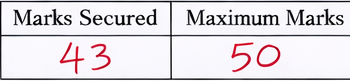
#> input picture backend/data/marks_cells/cell_0000.png, 350 x 81 px, found by its file name; its folder holds only this picture in this run
$ python -i digit_extractor.py   (imports and definitions only)
#> lines starting #> are read from the running program, lines starting #| are printed output that depends on the picture; after the words box and inside, x2 and y2 are one past the last pixel; in counts of white or black regions, pixels touching at a corner belong together
import cv2
import os
import numpy as np

INPUT_DIR = "data/marks_cells"
OUTPUT_DIR = "data/clean_digits"

MIN_PIXEL_THRESHOLD = 80
DIGIT_SIZE = 28


def ensure_output_dir():
    os.makedirs(OUTPUT_DIR, exist_ok=True)


def is_cell_empty(binary_img):
    """Return True if mostly blank."""
    non_zero = cv2.countNonZero(binary_img)
    return non_zero < MIN_PIXEL_THRESHOLD


def get_largest_contour(binary_img):
    contours, _ = cv2.findContours(
        binary_img,
        cv2.RETR_EXTERNAL,
        cv2.CHAIN_APPROX_SIMPLE
    )

    if not contours:
        return None

    largest = max(contours, key=cv2.contourArea)
    return cv2.boundingRect(largest)


def make_square(img):
    h, w = img.shape
    size = max(h, w)

    square = np.zeros((size, size), dtype=np.uint8)

    x_offset = (size - w) // 2
    y_offset = (size - h) // 2

    square[y_offset:y_offset+h, x_offset:x_offset+w] = img
    return square


def process_cells():
    ensure_output_dir()
    saved_count = 0

    for filename in os.listdir(INPUT_DIR):
        path = os.path.join(INPUT_DIR, filename)

        image = cv2.imread(path)
#> image is the input picture: shape (81, 350, 3); mean B, G, R 223.1, 218, 223
        if image is None:
            continue

        gray = cv2.cvtColor(image, cv2.COLOR_BGR2GRAY)
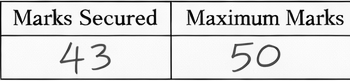
#> gray: shape (81, 350); min 0, max 255, mean 220.1

        _, thresh = cv2.threshold(
            gray, 0, 255,
            cv2.THRESH_BINARY_INV + cv2.THRESH_OTSU
        )
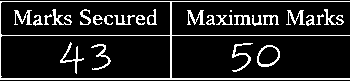
#> thresh: shape (81, 350); 13% white in thin lines or dots

        # Skip empty cells
        if is_cell_empty(thresh):
#> in is_cell_empty, `non_zero = cv2.countNonZero(binary_img)`: non_zero = 3690
            continue

        bbox = get_largest_contour(thresh)
#> in get_largest_contour, `contours, _ = cv2.findContours( binary_img, cv2.RETR_EXTERNAL, cv2.CHA..`: contours = 14 contours, 2 with area under 20; largest, box (x1, y1, x2, y2) and area: (0, 1, 350, 80) 13518, (257, 45, 280, 67) 366, (232, 43, 253, 72) 87, (187, 10, 205, 25) 68, (286, 10, 305, 25) 61
#> in get_largest_contour, `largest = max(contours, key=cv2.contourArea)`: largest = contour of 14 points, box (x1, y1, x2, y2) (0, 1, 350, 80), area 13518
#> bbox = (0, 1, 350, 79)
        if bbox is None:
            continue

        x, y, w, h = bbox
#> x = 0; y = 1; w = 350; h = 79
        digit = thresh[y:y+h, x:x+w]
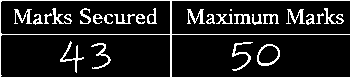
#> digit: shape (79, 350); 13.3% white in thin lines or dots

        digit_square = make_square(digit)
#> in make_square, `square[y_offset:y_offset+h, x_offset:x_offset+w] = img`:
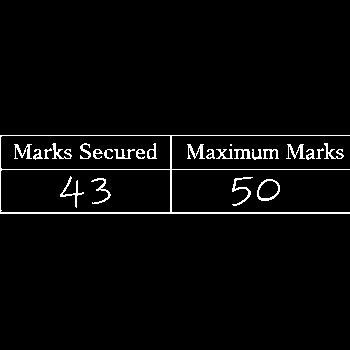
#> square: shape (350, 350); 3% white in thin lines or dots, all inside (x1, y1, x2, y2) = (0, 135, 350, 214)
        digit_final = cv2.resize(digit_square, (DIGIT_SIZE, DIGIT_SIZE))
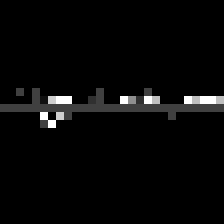
#> digit_final: shape (28, 28) (shown 8 times larger); min 0, max 255, mean 7.5

        save_path = os.path.join(
            OUTPUT_DIR,
            f"digit_{saved_count:04d}.png"
        )

        cv2.imwrite(save_path, digit_final)
        saved_count += 1

    print(f"✅ Extracted {saved_count} digits")

>>> result = process_cells()

$ run again, on backend/data/marks_cells/cell_0001.png
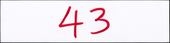
#> input picture backend/data/marks_cells/cell_0001.png, 170 x 43 px, found by its file name
#> in process_cells, image is the input picture: shape (43, 170, 3); mean B, G, R 239, 233.6, 242.3
#> in process_cells, `_, thresh = cv2.threshold( gray, 0, 255, cv2.THRESH_BINARY_INV + cv2.T..`:
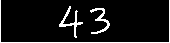
#> thresh: shape (43, 170); 7.8% white in thin lines or dots
#> non_zero = 569
#> contours = 3 contours, 1 with area under 20; largest, box (x1, y1, x2, y2) and area: (59, 6, 83, 38) 100, (90, 8, 110, 34) 94
#> largest = contour of 64 points, box (x1, y1, x2, y2) (59, 6, 83, 38), area 100
#> bbox = (59, 6, 24, 32)
#> in process_cells, `x, y, w, h = bbox`: x = 59; y = 6; w = 24; h = 32
#> digit: shape (32, 24); 21.5% white in thin lines or dots
#> square: shape (32, 32); 16.1% white in thin lines or dots, all inside (x1, y1, x2, y2) = (4, 0, 28, 32)
#> in process_cells, `digit_final = cv2.resize(digit_square, (DIGIT_SIZE, DIGIT_SIZE))`:
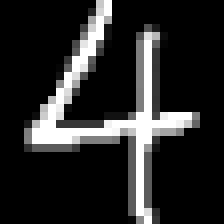
#> digit_final: shape (28, 28) (shown 8 times larger); min 0, max 255, mean 40.7
